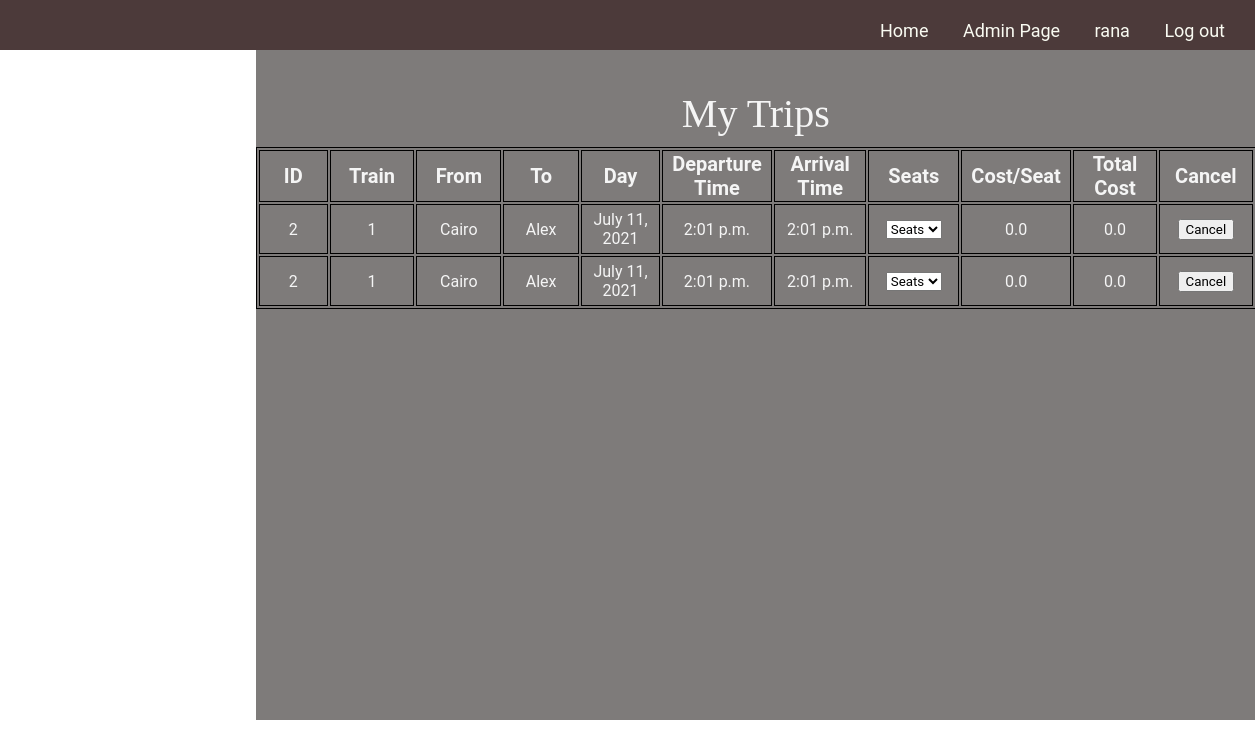
The app's page /My-Trips/17/ (signed in) with its own data.
### blog/models.py (models this page shows, shortened)
class Book(models.Model):
    trip = models.ForeignKey(
        Trip, on_delete=models.CASCADE, related_name="BookTrips", null=False)
    user = models.ForeignKey(
        User, on_delete=models.CASCADE, related_name="BookUser", null=False)
    seats = IntegerField(default=0)
    seatTrain = models.ManyToManyField(Seat)

class Trip(models.Model):
    train = models.ForeignKey(
        Train, on_delete=models.CASCADE, related_name="TripTrain")
    source = models.ForeignKey(
        Station, on_delete=models.CASCADE, related_name="TripSource", null=False)
    destination = models.ForeignKey(
        Station, on_delete=models.CASCADE, related_name="TripDest", null=False)
    day = models.DateField(null=False)
    start_Time = models.TimeField(null=False)
    end_Time = models.TimeField(null=False)
    price = models.FloatField(null=False, default=0)
    Remaining_seats = models.IntegerField(default=0, editable=False)
    seats = models.IntegerField(default=0, editable=False)

class Train(models.Model):
    Number_of_seats = models.IntegerField(default=0)
    source = models.ForeignKey(
        Station, on_delete=models.CASCADE, related_name="TrainSource", null=False)
    destination = models.ForeignKey(
        Station, on_delete=models.CASCADE, related_name="TrainDest", null=False)

class Station(models.Model):
    id = models.IntegerField(default=-1, primary_key=True)
    stationName = models.CharField(max_length=15)

### blog/views.py (the view)
# urls.py: path('My-Trips/<id>/', views.myTrips, name='myTrips'),
def myTrips(request, id):
    book = Book.objects.filter(user = id)
    return render(request, "sitePages/myTrips.html", {'books': book})

### blog/tags/tags.py (called while the page is built)
@register.simple_tag
def bookSeat(book):
    seats = book.seatTrain.all()
    return seats

@register.simple_tag
def bookPrice(book):
    count = book.seatTrain.count()
    price = count * book.trip.price
    return price

### templates/sitePages/myTrips.html (shortened to what this page needs)
{% extends "base.html" %}
{% load static %}
{% load tags %}
{% block head %}
<link rel="stylesheet" href="{% static 'css/myTrips.css' %}">
{% endblock%}
{% block content %}
<div class="trips" style="overflow: auto;">
    <p>My Trips</p>
    <table id="tripsTable">
        <tr>
            <th>ID</th>
            <th>Train</th>
            <th>From</th>
            <th>To</th>
            <th>Day</th>
            <th>Departure Time</th>
            <th>Arrival Time</th>
            <th>Seats</th>
            <th>Cost/Seat</th>
            <th>Total Cost</th>
            <th>Cancel</th>
        </tr>
        {% for book in books %}
        <tr id = "{{book.id}}">
            <td>{{book.trip.id}}</td>
            <td>{{book.trip.train.id}}</td>
            <td>{{book.trip.source.stationName}}</td>
            <td>{{book.trip.destination.stationName}}</td>
            <td>{{book.trip.day}}</td>
            <td>{{book.trip.start_Time}}</td>
            <td>{{book.trip.end_Time}}</td>
            <td>
                <select>
                    <option selected hidden>Seats</option>
                    {% bookSeat book as seats %}
                </select>
            </td>
            <td>{{book.trip.price}}</td>
            {% bookPrice book as pr %}
            <td>{{pr}}</td>
            <td><button class="cancel" data-id='{{book.id}}' data-user="{{user.id}}">Cancel</button></td>
        </tr>
        {% empty %}
        <tr id="notrip">
            <td colspan="10">No Books</td>
        </tr>
        {% endfor %}
    </table>
</div>
{% endblock content %}

### templates/base.html (shortened to what this page needs)
<!DOCTYPE html>
<html lang="en">
<head>
    {% load static %}
    <link rel="stylesheet" href="{% static 'css/basePage.css' %}">
    {% block head%} {% endblock head %}
</head>
<body style="background: url('/static/imgs/background4.png'); background-size: cover; background-repeat:no-repeat; overflow:hidden;">
    <nav class="navBar">
        <a href="{% url 'blog:home' %}">Home</a>
        {% if user.is_authenticated %}
            {% if user.is_superuser %}
                <a href="{% url 'admin:index' %}">Admin Page</a>
            {% else %}
                <a href="{% url 'blog:myTrips' user.id %}">My Trips</a>
            {% endif %}
            <a href="{% url 'blog:profile' user.username %}">{{ user.username }}</a>
            <a href="{% url 'blog:logOut' %}">Log out</a>
        {% else %}
            <a id="signIn" href="{% url 'blog:signIn' %}">Sign In</a>
            <span id="sp1">/</span>
            <a href="{% url 'blog:signUp' %}">Sign Up</a>
        {% endif %}
    </nav>
    {% block content %} {% endblock %}
</body>
</html>

### static/css/basePage.css (style rules this page uses)
* { box-sizing: border-box; }
nav { display: inline; height: 50px; top: -5px; margin-top: 5px; padding-top: 20px; text-align: right; width: 100%; font-size: 18px; font-family: "Wire+One"; background: rgba(24, 0, 0, 0.774); position: fixed; margin-left: -8px; right: 0; }
nav a { margin-right: 30px; padding: 0px; color: rgb(250, 251, 242); text-decoration: none; }

### static/css/myTrips.css (style rules this page uses)
* { box-sizing: border-box; font-family: 'Roboto', sans-serif; }
.trips p { font-family: 'Times New Roman', Times, serif; font-size: 40px; color: whitesmoke; text-align: center; padding-top: 0.5px; }
.trips { margin-top: 4%; margin-left: 20%; background: rgba(51, 46, 45, 0.63); width: 1000px; height: 670px; overflow: scroll; }
table, th, td { margin-top: -3%; border: 1px solid black; table-layout: fixed; text-align: center; }
th { width: 133.3px; height: 40px; font-size: 20px; color: whitesmoke; font-weight: bold; }
td { width: 114.28px; height: 50px; font-size: 16px; color: whitesmoke; }

### records on screen
Book: trip.id "2", trip.train.id "1", trip.source.stationName "Cairo", trip.destination.stationName "Alex", trip.day "July 11, 2021", trip.start_Time "2:01 p.m.", trip.end_Time "2:01 p.m.", trip.price "0.0", pr "0.0"
Book: trip.id "2", trip.train.id "1", trip.source.stationName "Cairo", trip.destination.stationName "Alex", trip.day "July 11, 2021", trip.start_Time "2:01 p.m.", trip.end_Time "2:01 p.m.", trip.price "0.0", pr "0.0"

### other values on screen
{{ user.username }} "rana"
